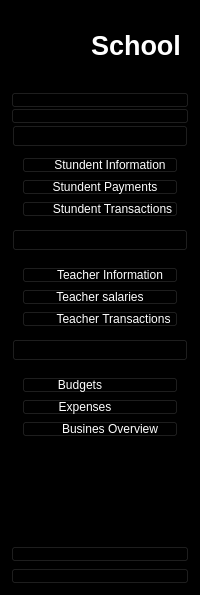
     <widget class="QWidget" name="icon_text_widget" native="true">
      <property name="styleSheet">
       <string notr="true">QWidget{
	background-color: rgb(0, 0, 0);
	color:white;
}
QPushButtons{
	heigh:30px;
	border:none;
}</string>
      </property>
      <layout class="QVBoxLayout" name="verticalLayout_12">
       <property name="topMargin">
        <number>30</number>
       </property>
       <item>
        <layout class="QHBoxLayout" name="horizontalLayout_2">
         <property name="spacing">
          <number>20</number>
         </property>
         <property name="leftMargin">
          <number>20</number>
         </property>
         <item>
          <widget class="QLabel" name="label_2">
           <property name="maximumSize">
            <size>
             <width>40</width>
             <height>40</height>
            </size>
           </property>
           <property name="text">
            <string/>
           </property>
           <property name="pixmap">
            <pixmap resource="res.qrc">:/imges/images/logo (1).png</pixmap>
           </property>
           <property name="scaledContents">
            <bool>true</bool>
           </property>
          </widget>
         </item>
         <item>
          <widget class="QLabel" name="label_3">
           <property name="font">
            <font>
             <pointsize>20</pointsize>
             <weight>75</weight>
             <bold>true</bold>
            </font>
           </property>
           <property name="text">
            <string>School</string>
           </property>
          </widget>
         </item>
        </layout>
       </item>
       <item>
        <layout class="QVBoxLayout" name="verticalLayout_7">
         <property name="spacing">
          <number>0</number>
         </property>
         <property name="topMargin">
          <number>25</number>
         </property>
         <item>
          <widget class="QPushButton" name="dashboard_2">
           <property name="styleSheet">
            <string notr="true">QPushButton{
	padding-left:-60px;
}
QPushButton:checked{
	background-color: rgb(255, 255, 255);
	border-radius:3px;
}</string>
           </property>
           <property name="text">
            <string/>
           </property>
           <property name="icon">
            <iconset resource="res.qrc">
             <normaloff>:/imges/images/dashboard2.png</normaloff>
             <normalon>:/imges/images/dashboard1.png</normalon>:/imges/images/dashboard2.png</iconset>
           </property>
           <property name="iconSize">
            <size>
             <width>100</width>
             <height>45</height>
            </size>
           </property>
           <property name="checkable">
            <bool>true</bool>
           </property>
          </widget>
         </item>
         <item>
          <widget class="QPushButton" name="institution_2">
           <property name="styleSheet">
            <string notr="true">QPushButton{
	padding-left:-65px;
}
QPushButton:checked{
	background-color: rgb(255, 255, 255);
	border-radius:3px;
}</string>
           </property>
           <property name="text">
            <string/>
           </property>
           <property name="icon">
            <iconset resource="res.qrc">
             <normaloff>:/imges/images/institution2.png</normaloff>
             <normalon>:/imges/images/institution1.png</normalon>:/imges/images/institution2.png</iconset>
           </property>
           <property name="iconSize">
            <size>
             <width>100</width>
             <height>45</height>
            </size>
           </property>
           <property name="checkable">
            <bool>true</bool>
           </property>
          </widget>
         </item>
         <item>
          <widget class="QFrame" name="frame">
           <property name="frameShape">
            <enum>QFrame::StyledPanel</enum>
           </property>
           <property name="frameShadow">
            <enum>QFrame::Raised</enum>
           </property>
           <layout class="QVBoxLayout" name="verticalLayout_3">
            <property name="spacing">
             <number>0</number>
            </property>
            <property name="leftMargin">
             <number>0</number>
            </property>
            <property name="topMargin">
             <number>0</number>
            </property>
            <property name="rightMargin">
             <number>0</number>
            </property>
            <property name="bottomMargin">
             <number>0</number>
            </property>
            <item>
             <widget class="QPushButton" name="manage_students_2">
              <property name="text">
               <string/>
              </property>
              <property name="icon">
               <iconset resource="res.qrc">
                <normaloff>:/imges/images/students3.png</normaloff>
                <normalon>:/imges/images/students4.png</normalon>:/imges/images/students3.png</iconset>
              </property>
              <property name="iconSize">
               <size>
                <width>200</width>
                <height>45</height>
               </size>
              </property>
              <property name="checkable">
               <bool>true</bool>
              </property>
             </widget>
            </item>
            <item>
             <widget class="QFrame" name="students_dropdown">
              <property name="frameShape">
               <enum>QFrame::StyledPanel</enum>
              </property>
              <property name="frameShadow">
               <enum>QFrame::Raised</enum>
              </property>
              <layout class="QVBoxLayout" name="verticalLayout">
               <item>
                <widget class="QPushButton" name="student_info">
                 <property name="styleSheet">
                  <string notr="true">QPushButton{
	padding-left:20px;
}
QPushButton:hover{
	color: #12B298

}</string>
                 </property>
                 <property name="text">
                  <string>Stundent Information</string>
                 </property>
                 <property name="checkable">
                  <bool>true</bool>
                 </property>
                </widget>
               </item>
               <item>
                <widget class="QPushButton" name="student_payments">
                 <property name="styleSheet">
                  <string notr="true">QPushButton{
	padding-left:10px;
}
QPushButton:hover{
	color: #12B298

}</string>
                 </property>
                 <property name="text">
                  <string>Stundent Payments</string>
                 </property>
                 <property name="checkable">
                  <bool>true</bool>
                 </property>
                </widget>
               </item>
               <item>
                <widget class="QPushButton" name="student_transactions">
                 <property name="styleSheet">
                  <string notr="true">QPushButton{
	padding-left:25px;
}
QPushButton:hover{
	color: #12B298

}</string>
                 </property>
                 <property name="text">
                  <string>Stundent Transactions</string>
                 </property>
                 <property name="checkable">
                  <bool>true</bool>
                 </property>
                </widget>
               </item>
              </layout>
             </widget>
            </item>
           </layout>
          </widget>
         </item>
         <item>
          <widget class="QFrame" name="frame_2">
           <property name="frameShape">
            <enum>QFrame::StyledPanel</enum>
           </property>
           <property name="frameShadow">
            <enum>QFrame::Raised</enum>
           </property>
           <layout class="QVBoxLayout" name="verticalLayout_4">
            <property name="leftMargin">
             <number>0</number>
            </property>
            <property name="topMargin">
             <number>0</number>
            </property>
            <property name="rightMargin">
             <number>0</number>
            </property>
            <property name="bottomMargin">
             <number>0</number>
            </property>
            <item>
             <widget class="QPushButton" name="manage_teacher_2">
              <property name="text">
               <string/>
              </property>
              <property name="icon">
               <iconset resource="res.qrc">
                <normaloff>:/imges/images/teachers3.png</normaloff>
                <normalon>:/imges/images/teachers4.png</normalon>:/imges/images/teachers3.png</iconset>
              </property>
              <property name="iconSize">
               <size>
                <width>200</width>
                <height>45</height>
               </size>
              </property>
              <property name="checkable">
               <bool>true</bool>
              </property>
             </widget>
            </item>
            <item>
             <widget class="QFrame" name="teacher_dropdown">
              <property name="frameShape">
               <enum>QFrame::StyledPanel</enum>
              </property>
              <property name="frameShadow">
               <enum>QFrame::Raised</enum>
              </property>
              <layout class="QVBoxLayout" name="verticalLayout_2">
               <item>
                <widget class="QPushButton" name="teacher_info">
                 <property name="styleSheet">
                  <string notr="true">QPushButton{
	padding-left:20px;
}
QPushButton:hover{
	color: #12B298

}</string>
                 </property>
                 <property name="text">
                  <string>Teacher Information</string>
                 </property>
                 <property name="checkable">
                  <bool>true</bool>
                 </property>
                </widget>
               </item>
               <item>
                <widget class="QPushButton" name="teacher_salaries">
                 <property name="styleSheet">
                  <string notr="true">QPushButton{
	padding-left:0;
}
QPushButton:hover{
	color: #12B298

}</string>
                 </property>
                 <property name="text">
                  <string>Teacher salaries</string>
                 </property>
                 <property name="checkable">
                  <bool>true</bool>
                 </property>
                </widget>
               </item>
               <item>
                <widget class="QPushButton" name="teacher_transactions">
                 <property name="styleSheet">
                  <string notr="true">QPushButton{
	padding-left:27px;
}
QPushButton:hover{
	color: #12B298

}</string>
                 </property>
                 <property name="text">
                  <string>Teacher Transactions</string>
                 </property>
                 <property name="checkable">
                  <bool>true</bool>
                 </property>
                </widget>
               </item>
              </layout>
             </widget>
            </item>
           </layout>
          </widget>
         </item>
         <item>
          <widget class="QFrame" name="frame_3">
           <property name="frameShape">
            <enum>QFrame::StyledPanel</enum>
           </property>
           <property name="frameShadow">
            <enum>QFrame::Raised</enum>
           </property>
           <layout class="QVBoxLayout" name="verticalLayout_6">
            <property name="leftMargin">
             <number>0</number>
            </property>
            <property name="topMargin">
             <number>0</number>
            </property>
            <property name="rightMargin">
             <number>0</number>
            </property>
            <property name="bottomMargin">
             <number>0</number>
            </property>
            <item>
             <widget class="QPushButton" name="manage_finances_2">
              <property name="text">
               <string/>
              </property>
              <property name="icon">
               <iconset resource="res.qrc">
                <normaloff>:/imges/images/finances3.png</normaloff>
                <normalon>:/imges/images/finances4.png</normalon>:/imges/images/finances3.png</iconset>
              </property>
              <property name="iconSize">
               <size>
                <width>200</width>
                <height>45</height>
               </size>
              </property>
              <property name="checkable">
               <bool>true</bool>
              </property>
             </widget>
            </item>
            <item>
             <widget class="QFrame" name="busines_dropdown">
              <property name="frameShape">
               <enum>QFrame::StyledPanel</enum>
              </property>
              <property name="frameShadow">
               <enum>QFrame::Raised</enum>
              </property>
              <layout class="QVBoxLayout" name="verticalLayout_5">
               <item>
                <widget class="QPushButton" name="budgets">
                 <property name="styleSheet">
                  <string notr="true">QPushButton{
	padding-left:-40px;
}
QPushButton:hover{
	color: #12B298

}</string>
                 </property>
                 <property name="text">
                  <string>Budgets</string>
                 </property>
                 <property name="checkable">
                  <bool>true</bool>
                 </property>
                </widget>
               </item>
               <item>
                <widget class="QPushButton" name="expenses">
                 <property name="styleSheet">
                  <string notr="true">QPushButton{
	padding-left:-30px;
}
QPushButton:hover{
	color: #12B298

}</string>
                 </property>
                 <property name="text">
                  <string>Expenses</string>
                 </property>
                 <property name="checkable">
                  <bool>true</bool>
                 </property>
                </widget>
               </item>
               <item>
                <widget class="QPushButton" name="busines_overview">
                 <property name="styleSheet">
                  <string notr="true">QPushButton{
	padding-left:20px;
}
QPushButton:hover{
	color: #12B298

}</string>
                 </property>
                 <property name="text">
                  <string>Busines Overview</string>
                 </property>
                 <property name="checkable">
                  <bool>true</bool>
                 </property>
                </widget>
               </item>
              </layout>
             </widget>
            </item>
           </layout>
          </widget>
         </item>
        </layout>
       </item>
       <item>
        <spacer name="verticalSpacer">
         <property name="orientation">
          <enum>Qt::Vertical</enum>
         </property>
         <property name="sizeHint" stdset="0">
          <size>
           <width>38</width>
           <height>92</height>
          </size>
         </property>
        </spacer>
       </item>
       <item>
        <layout class="QVBoxLayout" name="verticalLayout_8">
         <item>
          <widget class="QPushButton" name="setting_2">
           <property name="styleSheet">
            <string notr="true">QPushButton{
	padding-left:-65px;
}
QPushButton:checked{
	background-color: rgb(255, 255, 255);
	border-radius:3px;
}</string>
           </property>
           <property name="text">
            <string/>
           </property>
           <property name="icon">
            <iconset resource="res.qrc">
             <normaloff>:/imges/images/settings2.png</normaloff>
             <normalon>:/imges/images/settings1.png</normalon>:/imges/images/settings2.png</iconset>
           </property>
           <property name="iconSize">
            <size>
             <width>200</width>
             <height>45</height>
            </size>
           </property>
           <property name="checkable">
            <bool>true</bool>
           </property>
          </widget>
         </item>
         <item>
          <widget class="QPushButton" name="exit_2">
           <property name="styleSheet">
            <string notr="true">QPushButton{
	padding-left:-60px;
}
QPushButton:checked{
	background-color: rgb(255, 255, 255);
	border-radius:3px;
}</string>
           </property>
           <property name="text">
            <string/>
           </property>
           <property name="icon">
            <iconset resource="res.qrc">
             <normaloff>:/imges/images/signout2.png</normaloff>
             <normalon>:/imges/images/signout1.png</normalon>:/imges/images/signout2.png</iconset>
           </property>
           <property name="iconSize">
            <size>
             <width>200</width>
             <height>45</height>
            </size>
           </property>
           <property name="checkable">
            <bool>true</bool>
           </property>
          </widget>
         </item>
        </layout>
       </item>
      </layout>
     </widget>
